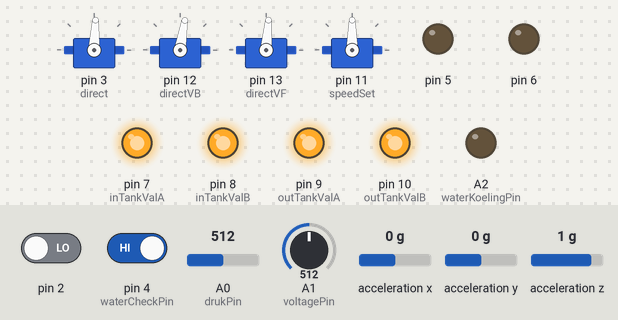
This sketch was run on a simulated Arduino Uno, built with avr-gcc and run on an emulated ATmega328P. On the bench: 4 × servo, output pins drawn as LEDs (lit = HIGH). Inputs (shaded band) come from the test bench; at power-on: A1 (voltagePin) = 512, pin 4 (waterCheckPin) HIGH, pin 2 LOW, A0 (drukPin) = 512, acceleration x 0 g, acceleration y 0 g, acceleration z 1 g. What the sketch prints to the serial monitor is not drawn.

Above: at 3.2 s.
3.3 s: A1 (voltagePin) set to 934
6.3 s: A1 (voltagePin) set to 959
At 8.0 s:
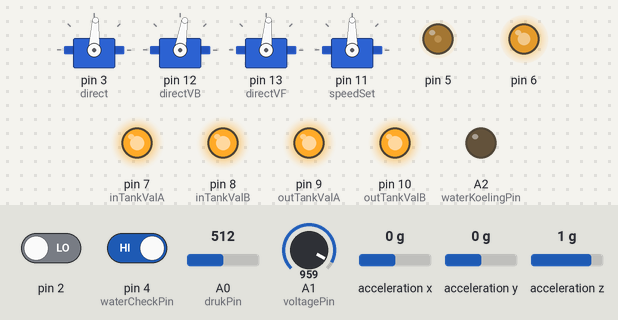
9.3 s: A1 (voltagePin) set to 992
At 11.5 s:
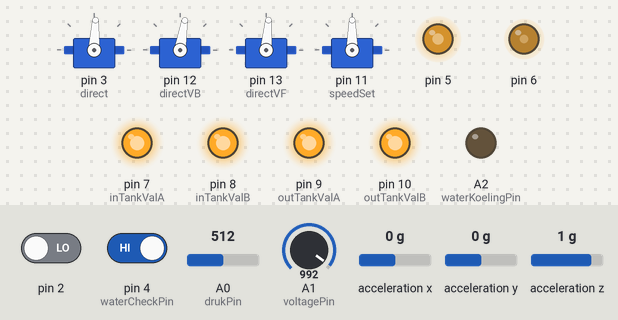
12.3 s: A1 (voltagePin) set to 1010
At 14.7 s:
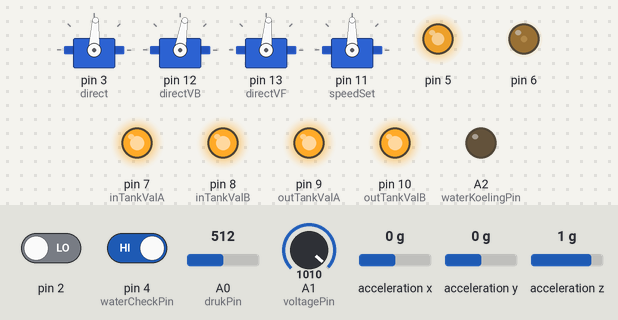
15.3 s: pin 4 (waterCheckPin) driven LOW
At 16.93 s:
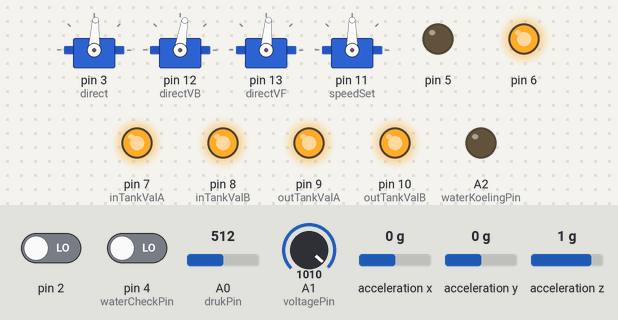
18.3 s: pin 4 (waterCheckPin) driven HIGH
Timing chart, 0 to 21.3 s (numbered marks = the images above; inputs shaded):
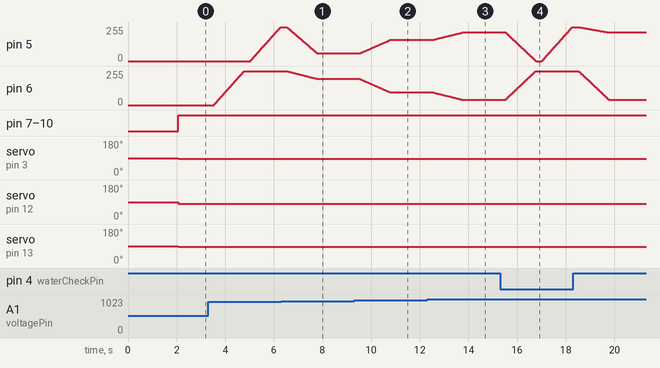

Measured:
- the behaviour switches between 950 and 951 on A1 (voltagePin) (found by bisection; images 0 and 1)
- after the input at 6.3 s, pin 6: moves from 255/255 to 197/255 over 1.2 s, starting after 0.24 s
- after the input at 9.3 s, pin 5: moves from 58/255 to 159/255 over 1.2 s, starting after 0.24 s; pin 6: moves from 197/255 to 96/255 over 1.2 s, starting after 0.24 s
- after the input at 12.3 s, pin 5: moves from 159/255 to 215/255 over 1.2 s, starting after 0.24 s; pin 6: moves from 96/255 to 40/255 over 1.2 s, starting after 0.23 s
- after the input at 15.3 s, pin 6: moves from 40/255 to 255/255 over 1.2 s, starting after 0.23 s

The sketch:

Duikboot_GitHub.ino
```cpp
/*******************************************************************************************************************
  GP Duikboot VII c/41 2013-2016
  by:       * Michiel Caron
              Christophe Dupont
              Joachim Pauwels
              Thomas Devoogdt
  links:    * http://viic41.blogspot.be/
              https://www.youtube.com/channel/UCqY24WBCvpEZ_ps5mDEgGUQ
              https://github.com/ThomasDavidDev/Duikboot-VIIc-41
*******************************************************************************************************************/
/*ESC Calibratie*/
/*  Throtle omhoog blijven houden.
    Ontvanger aanleggen.
    Wachten tot 3x tuut.
    Throtle beneden, boven, beneden,...
*/

/*
                                                +-----+
                   +----[PWR]-------------------| USB |--+
                   |                            +-----+  |
                   |         GND/RST2  [ ][ ]            |
                   |       MOSI2/SCK2  [ ][ ]  A5/SCL[ ] |
                   |          5V/MISO2 [ ][ ]  A4/SDA[ ] |
                   |                             AREF[ ] |
                   |                              GND[ ] |
                   | [ ]N/C                    SCK/13[ ] |   Duik V (Direction Angle vf)
                   | [ ]IOREF                 MISO/12[ ] |   Duik A (Direction Angle vb)
                   | [ ]RST                   MOSI/11[ ]~|   Propellers
                   | [ ]3V3    +---+               10[ ]~|   Buiten Tank B
                   | [ ]5v    -| A |-               9[ ]~|   Buiten Tank A
                   | [ ]GND   -| R |-               8[ ] |   Binnen Tank B
                   | [ ]GND   -| D |-                    |
                   | [ ]Vin   -| U |-               7[ ] |   Binnen Tank A
                   |          -| I |-               6[ ]~|   LED B
            Druk   | [ ]A0    -| N |-               5[ ]~|   LED R
         Voltage   | [ ]A1    -| O |-               4[ ] |   Water Sensor
   Water Koeling   | [ ]A2     +---+           INT1/3[ ]~|   STUUR (Direction Angle)
                   | [ ]A3                     INT0/2[ ] |   PPM
             XYZ   | [ ]A4/SDA  RST SCK MISO     TX>1[ ] |   USB
             XYZ   | [ ]A5/SCL  [ ] [ ] [ ]      RX<0[ ] |   USB
                   |            [ ] [ ] [ ]              |
                   |  UNO_R3    GND MOSI 5V  ____________/
                    \_______________________/
 */

/*INCLUDE*/
#include <ADXL345.h>      //Library by Adafruit:           https://github.com/adafruit/Adafruit_ADXL345
#include <PPMdecode.h>    //Library by Thomas Devoogdt:    https://github.com/ThomasDavidDev/PPMdecode
#include <ColorLed.h>     //Library by Thomas Devoogdt:
#include <Wire.h>         //Library by Nicholas Zambetti:  https://github.com/arduino/Arduino/tree/master/hardware/arduino/avr/libraries/Wire
#include <Servo.h>        //Library by Michael Margolis:   https://github.com/arduino/Arduino/tree/master/libraries/Servo
#include <Event.h>        //Library by Simon Monk:         http://www.doctormonk.com/2012/01/arduino-timer-library.html
#include <Timer.h>        //Library by Simon Monk:         http://www.doctormonk.com/2012/01/arduino-timer-library.html

/*Define's*/
//#define led 13

//#define gyroServoOffset 30  //Max hoek die door servo's worden gecorrigeerd.
#define speedOffset 20       //Zone waarbinnen speedStop actief is. (voor joystick)
#define servoOffset 7       //Zone waarbinnen servoOffset actief is. (voor joystick)

#define speedMin  15      //ESC max snelheid links.
#define speedStop 90      //ESC geen beweging.
#define speedMax  165     //ESC max snelheid rechts.

#define directAngleStart    90  //Servo's neutrale positie
#define directVBAngleStart  90
#define directVFAngleStart  90

#define directAngleMin  47   //Servo Mapping Direction Angle [abs: 47 - 132]
#define directAngleMax  132
#define directAngleVAngleFrontMin  27 //Servo Mapping Vertical Direction Angle [abs: 27 - 115]
#define directAngleVAngleFrontMax  115
#define directAngleVAngleBackMin  27 //Servo Mapping Vertical Direction Angle [abs: 27 - 115]
#define directAngleVAngleBackMax  115

#define maxDiepteBuitenTank   25      //Max diepte waarbij pompen nog nut heeft.
//#define snorkel             20      //Diepte Snorkel
#define delayTankOutDown      36000   //Pomptijd omlaag
#define delayTankOutUp        36000   //Pomptijd omhoog
//#define delayTankInsDown    1000    //Pomptijd binnentank
//#define delayTankInsUp      500     //Pomptijd binnentank
//#define maxDiepte           150     //cm
//#define minDuikSnelheid     -1      //1cm / 5s
//#define criDuikSnelheid     -10     //10cm / 5s Kritieke duiksnelheid

//Vervang de getallen in PPM om de afstandsbediening in te stellen.
#define PPMdirectionHorizontal  PPM[1]  //... (vul de juiste joystick aan)
#define PPMdirectionVertical    PPM[0]  //...
#define PPMspeed                PPM[2]  //...
#define PPMbinnenTank           PPM[3]  //...
#define PPMbuitenTank           PPM[5]  //...

#define ADXL345Calibration  20    //Calibration Gyro - Axel

#define VoltageMin          940
#define VoltageHysterese    950

/*Timer.h*/
Timer t;

/*PPM_INIT*/
#define inter 0       //Let op! int.0 staat verbonden op !pin 2! zie: http://arduino.cc/en/Reference/attachInterrupt .
#define channels 6    //In te stellen op het aantal in te lezen kanalen.
PPMdecode myPPMdecode = PPMdecode(inter, channels); //Aanmaken van een nieuw object.
short defaultValue[channels] = { 50, 50, 50, 50, 50, 0 };
int PPM[channels] = { 50, 50, 50, 50, 50, 0 };

/*ADXL345_INIT (Hoek)*/
ADXL345 adxl = ADXL345();     //Aanmaken van een nieuw object.
int x, y, z;      //Sensor Val.
int xR, yR, zR;   //Real
int xO, yO, zO;   //Offset

/*DRUK_INIT*/
int diepteReal;
int drukCal;
#define drukPin 0
#define diepte (uint16_t)(abs((analogRead(drukPin)-drukCal)*2.5))
/* Berekening: vb: p = 200kPa, p0 = 101.325kPa, Vs = 5V,  ρ = 1027kg/m³
   VOUT = Vs* (0.004 x P-0.04) ± Error = 5 * (0.004 x 200.000-0.04) + 0 = 3.8V  (Zie DataSheet!)
   VOUT = Vs* (0.004 x P-0.04) ± Error = 5 * (0.004 x 101.325-0.04) + 0 = 1.8265V
   Devisions = (2^10 - 1) x ΔV / Vs = (2^10 - 1) x (3.8 - 1.8265) / 5 = 403.7772816div
   p=p0 + ρgh zodat h = (p - p0) / (ρ x g) = (200000 - 101325) / (9.81 * 1027) = 9.79m = 979.42cm
   C = 979.42/403.78 = 2.425636975 ~ 2.5
*/

/*Voltage_Check*/
int voltageReal;
#define voltagePin A1
boolean voltageAlarm = LOW;

/*Water_Check*/
#define waterCheckPin 4
boolean waterCheckAlarm = LOW;

/*Water_Koeling*/
#define waterKoelingPin A2
boolean waterKoeling = LOW;

/*RGBLed*/
rgbLed myLed = rgbLed(5, 5, 6);
//RED   = PIN 12
//GREEN = PIN 12
//BLUE  = PIN 13


/*Variabelen*/
int speedSetVal       = speedStop;            //Motoren
int speedSetValReal   = speedStop;
int directAngle       = directAngleStart;     //Servo richting links rechts.
int directAngleReal   = directAngleStart;
int directVBAngle     = directVBAngleStart;   //Servo richting achteraan, Omlaag - Omhoog.
int directVBAngleReal = directVBAngleStart;
int directVFAngle     = directVFAngleStart;   //Servo richting vooraan, Omlaag - Omhoog.
int directVFAngleReal = directVFAngleStart;

//int calAngle; //Draaihoek om de stabiliteit bij te sturen. (gyro afhankelijk)

int duikReal;               //Waarde van schuif pot. meter.
//int diepteAsk;              //Gevraagde diepte.
//int diepteDiff;             //Verschil met gevraagde en werkelijke diepte.
//int diepteLast;             //Vorige diepte.
//int duikDiff;               //Hoogte verschil per tijdseenheid.

boolean firstFlag = false;    //Duikprocedure starten.
boolean secondFlag = false;   //Snorkeldiepte bereikt met buitentank.


enum HBrug { off, left, right };
HBrug outTank = off;
HBrug inTank = off;

boolean blinkLed = false;     //Led pin 13 blink.

/*Servo*/
Servo direct;           //Richting Links Rechts
Servo directVB;         //Richting Achteraan, Omlaag - Omhoog
Servo directVF;         //Richting Vooran, Omlaag - Omhoog
Servo speedSet;         //ESC's Motoren

/*SETUP*/
void setup() {
  Serial.begin(112500);            //INIT_Serial.
  Serial.println("Welcome!");
  Serial.println("");

  adxl.autoPreset(1);              //INIT_ADXL345.
  xO = 0;  yO = 0;  zO = 0;
  delay(500);
  for (int i = 0; i < ADXL345Calibration; i++) { //Begrens alle waarden tussen 0 & 100
    adxl.readAccel(&x, &y, &z);
    xO += x;
    yO += y;
    zO += z;
    delay(50);
  }
  xO /= -ADXL345Calibration;
  yO /= -ADXL345Calibration;
  zO /= -ADXL345Calibration;

  drukCal = analogRead(drukPin);   //Pressure Calibration. (eventueel vast zetten)

  myPPMdecode.SetDefaultValues(defaultValue);

  pinMode(7, OUTPUT);     //inTankValA
  pinMode(8, OUTPUT);     //inTankValB
  pinMode(9, OUTPUT);     //outTankValA
  pinMode(10, OUTPUT);    //outTankValB

  pinMode(waterKoelingPin, OUTPUT);

  pinMode(waterCheckPin, INPUT);

  //pinMode(12, OUTPUT);    //RED
  //pinMode(13, OUTPUT);    //BLUE

  myLed.transitionTime = 1000;

  direct.attach(3);                           //Richting Links Rechts
  directVB.attach(12);                         //Richting Achteraan, Omlaag - Omhoog
  directVF.attach(13);                         //Richting Vooraan, Omlaag - Omhoog
  speedSet.attach(11, 1000, 2000);            //ESC's Motoren

  delay(500);

  t.every(50, timer50);     //50ms timer
  t.every(1500, timer1500);   //1500ms timer
  t.every(1000, timer1000); //1000ms timer
}

/*******************************************************************************************************************
  loop
*******************************************************************************************************************/

void loop() {
  ppmRemap();           //Schaalt alle waardes tussen 0 en 100%.

  servoCalc();          //Berekent de hoek van de servo's en stuurt ze aan.

  escCalc();            //Berekent de snelheid van de motoren.

  tankCalc();           //Berekent de snelheid van de pompen en regelt hun werking.

  waterCheck();         //Controleert of er water in de boot is gekomen.

  voltageCheck();       //Controleert de spanning van de batterijen.

  rgbLed::updateLeds(); //Kleuren Led update.

  t.update();           //Timer update
}

/*******************************************************************************************************************
  subroutines
*******************************************************************************************************************/

void ppmRemap() {
  PPM[0] = map(myPPMdecode.channel[0], 4, 84, 0, 100); //Alles tussen 0 en 100 mappen
  PPM[1] = map(myPPMdecode.channel[1], 6, 87, 0, 100);
  PPM[2] = map(myPPMdecode.channel[2], 4, 84, 0, 100);
  PPM[3] = map(myPPMdecode.channel[3], 8, 89, 0, 100);
  PPM[4] = map(myPPMdecode.channel[4], 6, 87, 0, 100);
  PPM[5] = map(myPPMdecode.channel[5], 8, 87, 0, 100);

  for (int i; i < channels; i++) { //Begrens alle waarden tussen 0 & 100
    if (PPM[i] < 0) PPM[i] = 0;
    if (PPM[i] > 100) PPM[i] = 100;
  }

  if (myPPMdecode.error) {
    PPM[0] = 50;
    PPM[1] = 50;
    PPM[2] = 50;
    PPM[3] = 50;
    PPM[4] = 50;
    PPM[5] = 0;
  }
}

void servoCalc() {
  int directV = PPMdirectionVertical; //Channel 0, val: 0 to 100

  int centralFront = (directAngleVAngleFrontMin + directAngleVAngleFrontMax) / 2;
  int centralBack = (directAngleVAngleBackMin + directAngleVAngleBackMax) / 2;
  if (directV - 50 > servoOffset) {
    directVFAngle = map(directV, 50 + servoOffset, 100, centralFront, directAngleVAngleFrontMax);
    directVBAngle = map(directV, 0, 50 + servoOffset, directAngleVAngleBackMin, centralBack);
  }
  else {
    directVFAngle = map(directV, 0, 50 - servoOffset, directAngleVAngleFrontMin, centralFront);
    directVBAngle = map(directV, 50 - servoOffset, 100, centralBack, directAngleVAngleBackMax);
  }
  directAngle = map(PPMdirectionHorizontal, 0, 100, directAngleMax, directAngleMin);
}

void escCalc() {
  int speedSet = PPMspeed; //Channel 0, val: 0 to 100
  if (abs(speedSet - 50) < speedOffset){
    speedSetVal = speedStop; // map: 35 to 65 --> 90
    waterKoeling = LOW;
  }
  else if (speedSet - 50 > speedOffset)
  {
    speedSetVal = map(speedSet, 50 + speedOffset, 100, speedStop, speedMax); // map: 65 to 100 --> 90 to 165
    waterKoeling = HIGH;
  }
  else
  {
    speedSetVal = map(speedSet, 0, 50 - speedOffset, speedMin, speedStop); // map: 0 to 35 --> 15 to 90
    waterKoeling = HIGH;
  }
}

void tankCalc() {
  /*
   * boolean firstFlag = false;    //Duikprocedure starten.
   * boolean secondFlag = false;   //Snorkeldiepte bereikt met buitentank.
   *
   * int diepteReal;               //Diepte volgens druk pin.
   * int duikReal;                 //Waarde van schuif pot. meter.
   */
  //Buiten Tank
  if (duikReal > 75 && !firstFlag) firstFlag = true;
  if (duikReal < 25 && firstFlag) firstFlag = false;

  if (diepteReal < maxDiepteBuitenTank) {
    if (firstFlag && ((outTank == off && !secondFlag) || (outTank == right && secondFlag)) ) {
      outTank = left; //Inpompen
      t.after(delayTankOutDown, delayCallTankOutDown);
    }
    if (!firstFlag && ((outTank == off && secondFlag) || (outTank == left  && !secondFlag)) ) {
      outTank = right;  //Uitpompen
      t.after(delayTankOutUp, delayCallTankOutUp);
    }
  }

  //Binnen Tank H-Bridge
  //Later: als secondFlag && firstFlag, PID op insTank met Error = diepteReal - map(duikreal, 10, 100, maxDiepteBuitenTank, max diepte)
  //En de hysteresis van 10 naar 20
  int insTank = PPMbinnenTank; //Channel 3, val: 0 to 100
  if (abs(insTank - 50) < 20)
    inTank = off;
  else if (insTank - 50 > 30)
    inTank = left;
  else
    inTank = right;
}

void delayCallTankOutDown() {
  if (outTank != right) secondFlag = true;
  outTank = off;
}

void delayCallTankOutUp() {
  if (outTank != left) secondFlag = false;
  outTank = off;
}

void voltageCheck() {
  if (fading(analogRead(voltagePin), &voltageReal, 1) < VoltageMin && !voltageAlarm) {
    voltageAlarm = true;
  }
  if (fading(analogRead(voltagePin), &voltageReal, 1) > VoltageHysterese && voltageAlarm) {
    voltageAlarm = false;
  }
}

void waterCheck() {
  waterCheckAlarm = !digitalRead(waterCheckPin);
}

int fading(int input, int *real, int val) {   //Berekent de fading.
  if (*real < input && *real + val < input) *real += val;
  else if (*real > input && *real - val > input) *real -= val;
  else *real = input;
  return *real;
}

void timer50() {  //50ms timer
  //hoek uitlezen + pieken weg werken
  adxl.readAccel(&x, &y, &z);
  fading(x + xO, &xR, 1);
  fading(y + yO, &yR, 1);
  fading(z + zO, &zR, 1);

  //fading ESC
  speedSet.write(fading(speedSetVal, &speedSetValReal, 10));
  direct.write(fading(directAngle, &directAngleReal, 15));
  directVB.write(fading(directVBAngle, &directVBAngleReal, 15));
  directVF.write(fading(directVFAngle, &directVFAngleReal, 15));

  fading(PPMbuitenTank, &duikReal, 3);
  fading(diepte, &diepteReal, 3);

  //Inside Tank and Outside Tank
  //digitalWrite(7, inTankValA); //inTankValA
  //digitalWrite(8, inTankValB); //inTankValB
  //digitalWrite(9, outTankValA); //outTankValA
  //digitalWrite(10, outTankValB); //outTankValB
  if (outTank == off)
  {
    digitalWrite(9, HIGH); //outTankValA
    digitalWrite(10, HIGH); //outTankValB
  }
  else if (outTank == left)
  {
    digitalWrite(9, HIGH); //outTankValA
    digitalWrite(10, LOW); //outTankValB
  }
  else if (outTank == right)
  {
    digitalWrite(9, LOW); //outTankValA
    digitalWrite(10, HIGH); //outTankValB
  }

  if (inTank == off)
  {
    digitalWrite(7, HIGH); //inTankValA
    digitalWrite(8, HIGH); //inTankValB
  }
  else if (inTank == left)
  {
    digitalWrite(7, HIGH); //inTankValA
    digitalWrite(8, LOW); //inTankValB
  }
  else if (inTank == right)
  {
    digitalWrite(7, LOW); //inTankValA
    digitalWrite(8, HIGH); //inTankValB
  }

  digitalWrite(waterKoelingPin, waterKoeling);

  printValues(); //Log
}

void timer1000() {   //1000ms timer
  //blinkLed = !blinkLed;
  //digitalWrite(led, blinkLed);
}

void timer1500() {   //1500ms timer
  if (voltageAlarm || waterCheckAlarm) { //RED Blink
    blinkLed = !blinkLed;
    if (blinkLed) myLed.changeColor("#0000FF");
    else myLed.changeColor("#FFFFFF");
    //digitalWrite(12, blinkLed); //RED
    //digitalWrite(13, LOW); //BLUE
  }
  else {    //Fade from blue to red
    short red = map(voltageReal, VoltageMin, 1023, 0, 255);
    short green = map(voltageReal, VoltageMin, 1023, 0, 255);
    short blue = map(voltageReal, VoltageMin, 1023, 255, 0);
    myLed.changeColor(red, green, blue);
    //digitalWrite(12, HIGH); //RED
    //digitalWrite(13, LOW); //BLUE
  }
  //voltageReal
}
```

Source omitted: log.ino (7671 bytes)
